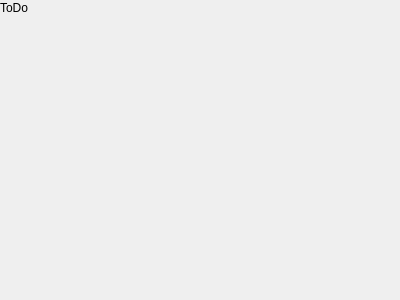
<?xml version="1.0" encoding="UTF-8"?>
<ui version="4.0">
 <class>ToDoScreen</class>
 <widget class="QWidget" name="ToDoScreen">
  <property name="geometry">
   <rect>
    <x>0</x>
    <y>0</y>
    <width>400</width>
    <height>300</height>
   </rect>
  </property>
  <property name="windowTitle">
   <string>Form</string>
  </property>
  <widget class="QLabel" name="label">
   <property name="geometry">
    <rect>
     <x>0</x>
     <y>0</y>
     <width>60</width>
     <height>16</height>
    </rect>
   </property>
   <property name="text">
    <string>ToDo</string>
   </property>
  </widget>
 </widget>
 <resources/>
 <connections/>
</ui>
